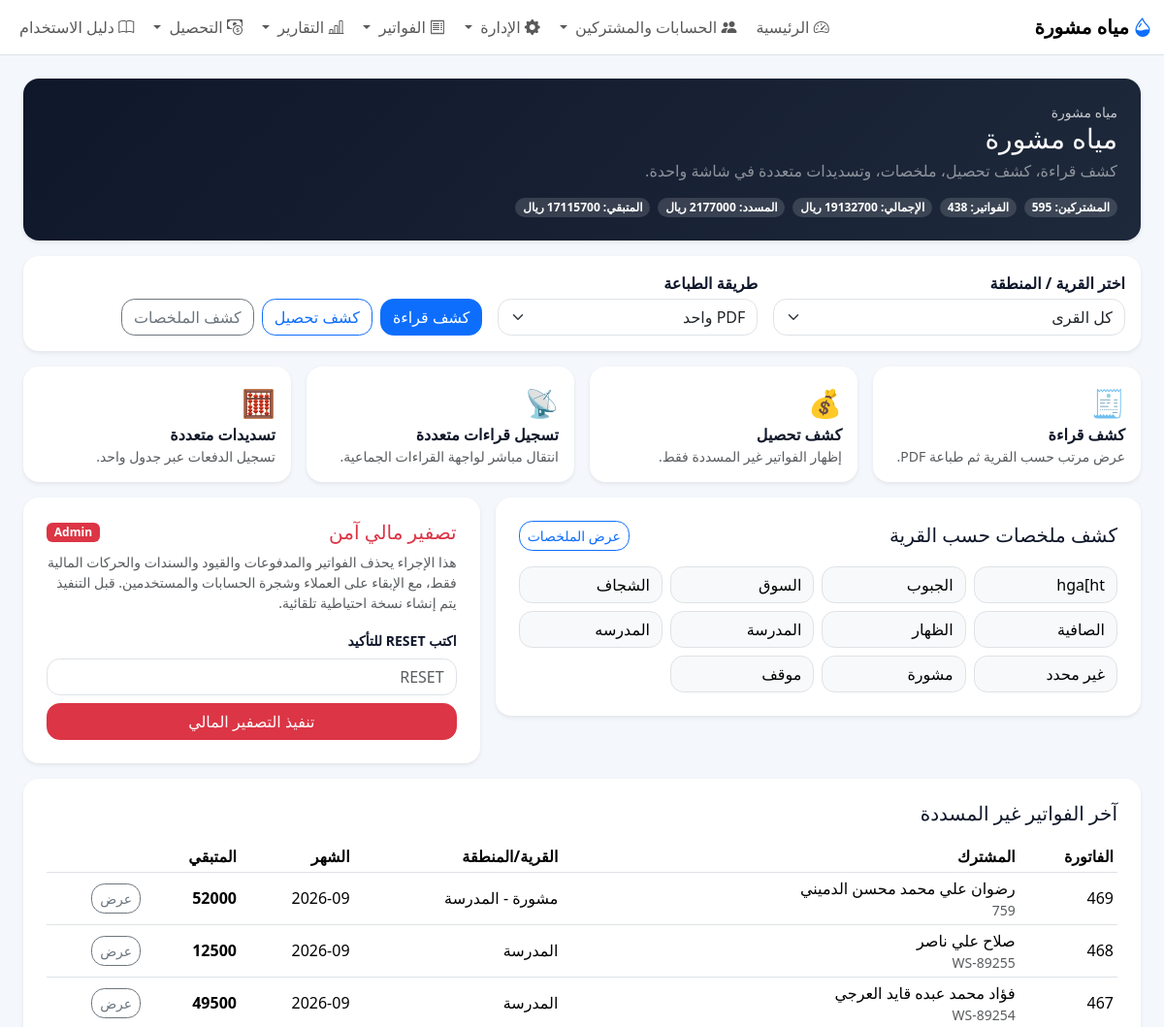
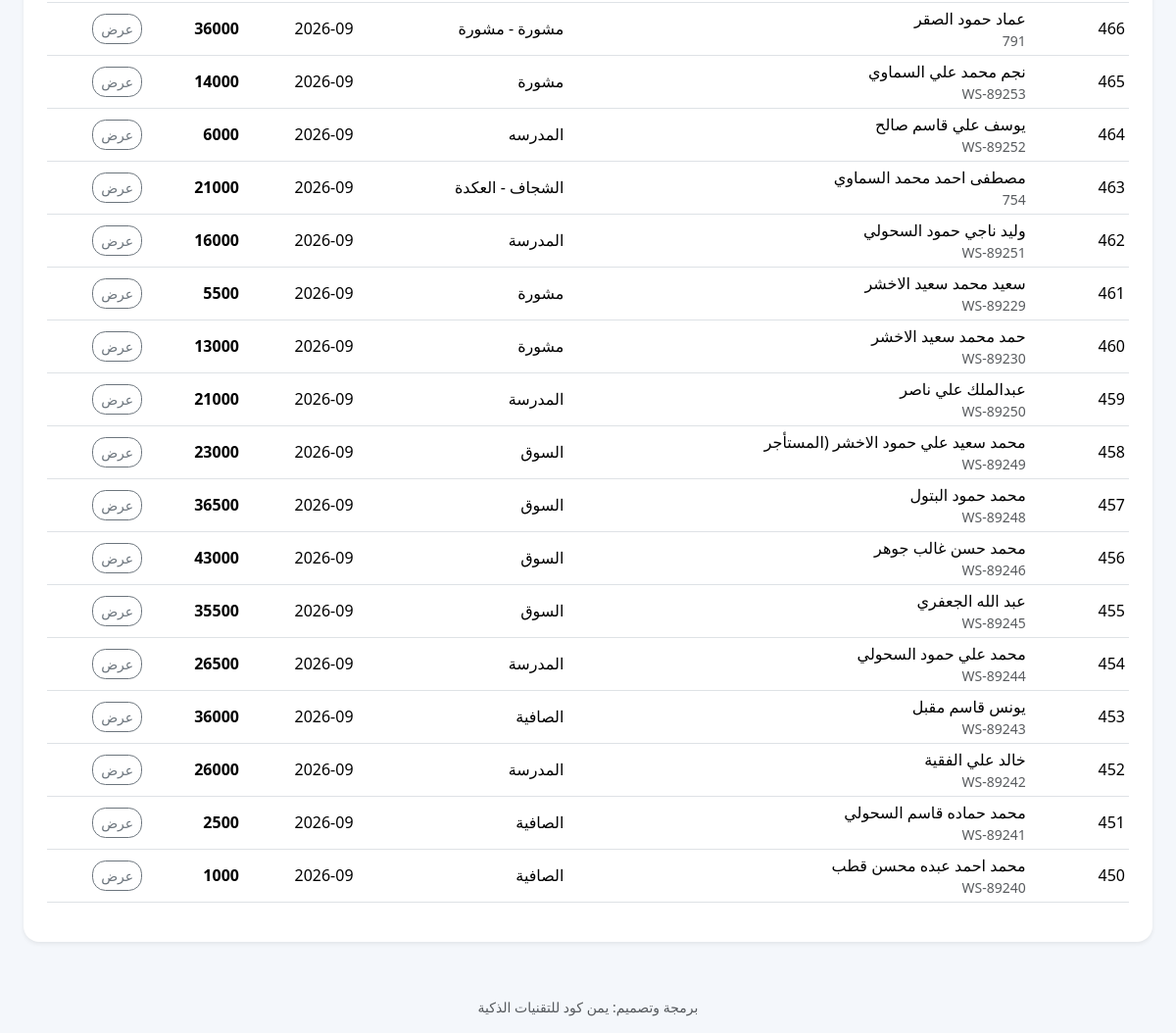
Screenshot of /manual-collection (signed in) with the database file from the repository (2 pictures, top to bottom).
### models.py (models this page shows)
class Base(DeclarativeBase):
    pass

class Settings(Base):
    __tablename__ = "settings"
    key: Mapped[str] = mapped_column(String, primary_key=True)
    value: Mapped[Optional[str]] = mapped_column(String, nullable=True)

class Invoice(Base):
    __tablename__ = "invoices"
    __table_args__ = (
        CheckConstraint("COALESCE(previous_reading, 0) >= 0", name="ck_invoice_previous_reading_nonnegative"),
        CheckConstraint("COALESCE(current_reading, 0) >= 0", name="ck_invoice_current_reading_nonnegative"),
        CheckConstraint("COALESCE(consumption, 0) >= 0", name="ck_invoice_consumption_nonnegative"),
        CheckConstraint("COALESCE(unit_price, 0) >= 0", name="ck_invoice_unit_price_nonnegative"),
        CheckConstraint("COALESCE(consumption_amount, 0) >= 0", name="ck_invoice_consumption_amount_nonnegative"),
        CheckConstraint("COALESCE(subscription_fee, 0) >= 0", name="ck_invoice_subscription_fee_nonnegative"),
        CheckConstraint("COALESCE(other_charges, 0) >= 0", name="ck_invoice_other_charges_nonnegative"),
        CheckConstraint("COALESCE(opening_balance, 0) >= 0", name="ck_invoice_opening_balance_nonnegative"),
        CheckConstraint("COALESCE(total_amount, 0) >= 0", name="ck_invoice_total_amount_nonnegative"),
        CheckConstraint("COALESCE(paid_amount, 0) >= 0", name="ck_invoice_paid_amount_nonnegative"),
        CheckConstraint("COALESCE(remaining_amount, 0) >= 0", name="ck_invoice_remaining_amount_nonnegative"),
        CheckConstraint("COALESCE(credit_amount, 0) >= 0", name="ck_invoice_credit_amount_nonnegative"),
    )
    id: Mapped[int] = mapped_column(Integer, primary_key=True)
    invoice_no: Mapped[int] = mapped_column(Integer, unique=True, nullable=False)
    subscriber_id: Mapped[Optional[int]] = mapped_column(ForeignKey("subscribers.id"))
    invoice_date: Mapped[Optional[str]] = mapped_column(String, nullable=True)
    month_label: Mapped[Optional[str]] = mapped_column(String, nullable=True)
    previous_reading: Mapped[Optional[float]] = mapped_column(Float, nullable=True)
    current_reading: Mapped[Optional[float]] = mapped_column(Float, nullable=True)
    previous_reading_date: Mapped[Optional[str]] = mapped_column(String, nullable=True)
    current_reading_date: Mapped[Optional[str]] = mapped_column(String, nullable=True)
    consumption: Mapped[Optional[float]] = mapped_column(Float, nullable=True)
    unit_price: Mapped[Optional[float]] = mapped_column(Float, nullable=True)
    consumption_amount: Mapped[Optional[float]] = mapped_column(Float, nullable=True)
    subscription_fee: Mapped[Optional[float]] = mapped_column(Float, nullable=True)
    other_charges: Mapped[Optional[float]] = mapped_column(Float, nullable=True)
    opening_balance: Mapped[Optional[float]] = mapped_column(Float, nullable=True)
    total_amount: Mapped[Optional[float]] = mapped_column(Float, nullable=True)
    credit_amount: Mapped[Optional[float]] = mapped_column(Float, nullable=True)
    paid_amount: Mapped[Optional[float]] = mapped_column(Float, nullable=True)
    remaining_amount: Mapped[Optional[float]] = mapped_column(Float, nullable=True)
    notes: Mapped[Optional[str]] = mapped_column(Text, nullable=True)
    created_by: Mapped[Optional[int]] = mapped_column(Integer, nullable=True)
    printed_by: Mapped[Optional[int]] = mapped_column(Integer, nullable=True)
    printed_at: Mapped[Optional[str]] = mapped_column(String, nullable=True)
    sent_by: Mapped[Optional[int]] = mapped_column(Integer, nullable=True)
    sent_at: Mapped[Optional[str]] = mapped_column(String, nullable=True)
    sent_count: Mapped[Optional[int]] = mapped_column(Integer, nullable=True, default=0)
    last_sent_channel: Mapped[Optional[str]] = mapped_column(String, nullable=True)
    journal_entry_id: Mapped[Optional[int]] = mapped_column(Integer, nullable=True)
    previous_arrears: Mapped[Optional[float]] = mapped_column(Float, nullable=True, default=0.0)
    created_at: Mapped[Optional[str]] = mapped_column(String, nullable=True)
    updated_at: Mapped[Optional[str]] = mapped_column(String, nullable=True)
    subscriber: Mapped[Optional[Subscriber]] = relationship(back_populates="invoices")
    payments: Mapped[list["Payment"]] = relationship(back_populates="invoice")

class Subscriber(Base):
    __tablename__ = "subscribers"
    id: Mapped[int] = mapped_column(Integer, primary_key=True)
    account_number: Mapped[str] = mapped_column(String, unique=True, nullable=False)
    name: Mapped[str] = mapped_column(String, nullable=False)
    meter_number: Mapped[Optional[str]] = mapped_column(String, nullable=True)
    phone: Mapped[Optional[str]] = mapped_column(String, nullable=True)
    village: Mapped[Optional[str]] = mapped_column(String, nullable=True)
    address: Mapped[Optional[str]] = mapped_column(String, nullable=True)
    default_unit_price: Mapped[Optional[str]] = mapped_column(String, nullable=True)
    default_subscription_fee: Mapped[Optional[str]] = mapped_column(String, nullable=True)
    last_reading: Mapped[Optional[float]] = mapped_column(Float, nullable=True)
    last_due_amount: Mapped[Optional[float]] = mapped_column(Float, nullable=True)
    last_paid_amount: Mapped[Optional[float]] = mapped_column(Float, nullable=True)
    active: Mapped[int] = mapped_column(Integer, nullable=False, default=1)
    notes: Mapped[Optional[str]] = mapped_column(Text, nullable=True)
    created_at: Mapped[Optional[str]] = mapped_column(String, nullable=True)
    updated_at: Mapped[Optional[str]] = mapped_column(String, nullable=True)
    invoices: Mapped[list["Invoice"]] = relationship(back_populates="subscriber")

### financial_fixes.py (the view)
@manual_collection_bp.route("/manual-collection")
@login_required
@role_required(["admin", "staff", "collector", "accountant", "manager", "technician"])
def manual_collection_home():
    db = get_db()
    ctx = _manual_collection_common_context(db, only_unpaid=False)
    latest_unpaid = db.execute(
        """
        SELECT i.id, i.invoice_no, i.invoice_date, i.month_label, i.remaining_amount,
               s.name subscriber_name, s.account_number, s.address
        FROM invoices i
        JOIN subscribers s ON s.id = i.subscriber_id
        WHERE COALESCE(i.remaining_amount, 0) > 0
        ORDER BY i.invoice_date DESC, i.id DESC
        LIMIT 20
        """
    ).fetchall()
    return render_template("manual_collection.html", latest_unpaid=latest_unpaid, **ctx)

### templates/manual_collection.html (shortened to what this page needs)
{% extends "base.html" %}
{% block content %}
<div class="container-fluid">
  <div class="card hero-card p-4 mb-3 rounded-4 shadow-sm">
    <div class="d-flex flex-wrap justify-content-between align-items-center gap-3">
      <div>
        <div class="opacity-75 small">{{ organization_name }}</div>
        <h3 class="mb-1">{{ project_name }}</h3>
        <div class="text-white-50">كشف قراءة، كشف تحصيل، ملخصات، وتسديدات متعددة في شاشة واحدة.</div>
      </div>
      <div class="d-flex flex-wrap gap-2">
        <span class="badge rounded-pill badge-soft">المشتركين: {{ total_subscribers }}</span>
        <span class="badge rounded-pill badge-soft">الفواتير: {{ total_invoices }}</span>
        <span class="badge rounded-pill badge-soft">الإجمالي: {{ "%.0f"|format(total_amount) }} {{ currency }}</span>
        <span class="badge rounded-pill badge-soft">المسدد: {{ "%.0f"|format(total_paid) }} {{ currency }}</span>
        <span class="badge rounded-pill badge-soft">المتبقي: {{ "%.0f"|format(total_remaining) }} {{ currency }}</span>
      </div>
    </div>
  </div>
  <div class="card rounded-4 p-3 mb-3 border-0 shadow-sm">
    <div class="row g-3 align-items-end">
      <div class="col-lg-4">
        <label class="form-label fw-semibold mb-1">اختر القرية / المنطقة</label>
        <select class="form-select" id="villageSelect">
          <option value="">كل القرى</option>
        </select>
      </div>
      <div class="col-lg-3">
        <label class="form-label fw-semibold mb-1">طريقة الطباعة</label>
        <select class="form-select" id="printMode">
          <option value="pdf">PDF واحد</option>
        </select>
      </div>
      <div class="col-lg-5 d-flex flex-wrap gap-2">
        <button type="button" class="btn btn-primary" id="readingsBtn">كشف قراءة</button>
        <button type="button" class="btn btn-outline-primary" id="collectionsBtn">كشف تحصيل</button>
        <a class="btn btn-outline-secondary" href="{{ url_for('manual_collection.manual_collection_summary') }}">كشف الملخصات</a>
      </div>
    </div>
  </div>
  <div class="row g-3 mb-3">
    <div class="col-md-3">
      <a href="{{ url_for('manual_collection.manual_collection_readings') }}" class="text-decoration-none">
        <div class="card action-card p-3 h-100 rounded-4 shadow-sm">
          <div class="fs-3">🧾</div>
          <div class="fw-bold">كشف قراءة</div>
          <div class="small text-muted">عرض مرتب حسب القرية ثم طباعة PDF.</div>
        </div>
      </a>
    </div>
    <div class="col-md-3">
      <a href="{{ url_for('manual_collection.manual_collection_collections') }}" class="text-decoration-none">
        <div class="card action-card p-3 h-100 rounded-4 shadow-sm">
          <div class="fs-3">💰</div>
          <div class="fw-bold">كشف تحصيل</div>
          <div class="small text-muted">إظهار الفواتير غير المسددة فقط.</div>
        </div>
      </a>
    </div>
    <div class="col-md-3">
      <a href="{{ url_for('invoices_bulk_readings') }}" class="text-decoration-none">
        <div class="card action-card p-3 h-100 rounded-4 shadow-sm">
          <div class="fs-3">📡</div>
          <div class="fw-bold">تسجيل قراءات متعددة</div>
          <div class="small text-muted">انتقال مباشر لواجهة القراءات الجماعية.</div>
        </div>
      </a>
    </div>
    <div class="col-md-3">
      <a href="{{ url_for('manual_collection.bulk_payments') }}" class="text-decoration-none">
        <div class="card action-card p-3 h-100 rounded-4 shadow-sm">
          <div class="fs-3">🧮</div>
          <div class="fw-bold">تسديدات متعددة</div>
          <div class="small text-muted">تسجيل الدفعات عبر جدول واحد.</div>
        </div>
      </a>
    </div>
  </div>
  <div class="row g-3 mb-3">
    <div class="col-lg-7">
      <div class="card p-4 rounded-4 shadow-sm">
        <div class="d-flex justify-content-between align-items-center flex-wrap gap-2 mb-3">
          <h5 class="mb-0">كشف ملخصات حسب القرية</h5>
          <a class="btn btn-outline-primary btn-sm" href="{{ url_for('manual_collection.manual_collection_summary') }}">عرض الملخصات</a>
        </div>
        <div class="row g-2">
          {% for village in village_names %}
          <div class="col-md-4 col-lg-3">
            <a class="btn btn-light border w-100 text-start" href="{{ url_for('manual_collection.manual_collection_readings', village=village) }}">{{ village }}</a>
          </div>
          {% endfor %}
        </div>
      </div>
    </div>
    <div class="col-lg-5">
      {% if g.user and g.user.role and g.user.role|lower == 'admin' %}
      <div class="card p-4 rounded-4 shadow-sm border-danger">
        <div class="d-flex justify-content-between align-items-center mb-2">
          <h5 class="mb-0 text-danger">تصفير مالي آمن</h5>
          <span class="badge text-bg-danger">Admin</span>
        </div>
        <p class="text-muted small mb-3">
          هذا الإجراء يحذف الفواتير والمدفوعات والقيود والسندات والحركات المالية فقط، مع الإبقاء على العملاء وشجرة الحسابات والمستخدمين.
          قبل التنفيذ يتم إنشاء نسخة احتياطية تلقائية.
        </p>
        <form method="post" action="{{ url_for('manual_collection.manual_collection_financial_reset') }}" class="row g-2">
          <div class="col-12">
            <label class="form-label small fw-semibold">اكتب RESET للتأكيد</label>
            <input class="form-control" name="confirm_text" placeholder="RESET">
          </div>
          <div class="col-12">
            <button class="btn btn-danger w-100" onclick="return confirm('هل أنت متأكد من تنفيذ التصفير المالي الآمن؟')">تنفيذ التصفير المالي</button>
          </div>
        </form>
      </div>
      {% endif %}
    </div>
  </div>
  <div class="card p-4 rounded-4 shadow-sm mb-3">
    <h5 class="mb-3">آخر الفواتير غير المسددة</h5>
    <div class="table-responsive">
      <table class="table table-sm align-middle">
        <thead>
          <tr>
            <th>الفاتورة</th>
            <th>المشترك</th>
            <th>القرية/المنطقة</th>
            <th>الشهر</th>
            <th>المتبقي</th>
            <th></th>
          </tr>
        </thead>
        <tbody>
          {% for inv in latest_unpaid %}
          <tr>
            <td>{{ inv.invoice_no }}</td>
            <td>{{ inv.subscriber_name }}<div class="small text-muted">{{ inv.account_number }}</div></td>
            <td>{{ inv.village or inv.address or '-' }}</td>
            <td>{{ inv.month_label or inv.invoice_date or '-' }}</td>
            <td class="fw-bold">{{ "%.0f"|format(inv.remaining_amount or 0) }}</td>
            <td><a class="btn btn-sm btn-outline-secondary" href="{{ url_for('invoice_detail', invoice_id=inv.id) }}">عرض</a></td>
          </tr>
          {% else %}
          <tr><td colspan="6" class="text-center text-muted py-4">لا توجد فواتير غير مسددة</td></tr>
          {% endfor %}
        </tbody>
      </table>
    </div>
  </div>
</div>
{% endblock %}

### templates/base.html (shortened to what this page needs)
<!doctype html>
<html lang="ar" dir="rtl" class="notranslate" translate="no" data-theme="{{ setting('ui_theme', 'light') }}">
<head>
  <link href="https://cdn.jsdelivr.net/npm/bootstrap@5.3.3/dist/css/bootstrap.rtl.min.css" rel="stylesheet">
  <link href="https://cdn.jsdelivr.net/npm/bootstrap-icons@1.11.3/font/bootstrap-icons.min.css" rel="stylesheet">
  <link rel="stylesheet" href="{{ url_for('static', filename='css/style.css') }}">
</head>
<body>
  <nav class="navbar navbar-expand-lg bg-white border-bottom sticky-top">
    <div class="container-fluid">
      <a class="navbar-brand" href="{{ url_for('index') }}">
        <i class="bi bi-droplet-half text-primary me-1"></i>{{ setting('project_name', app_name) }}
      </a>
      <div class="collapse navbar-collapse" id="nav">
        <ul class="navbar-nav ms-auto gap-1">
          {% if current_user %}
          <li class="nav-item"><a class="nav-link {% if request.endpoint=='index' %}active{% endif %}" href="{{ url_for('index') }}"><i class="bi bi-speedometer2"></i> الرئيسية</a></li>
          <li class="nav-item dropdown">
              <a class="nav-link dropdown-toggle "
                href="#"
                data-bs-toggle="dropdown">
                  <i class="bi bi-people-fill"></i> الحسابات والمشتركين
              </a>
          </li>
        {% if current_user %}
<li class="nav-item dropdown">
    <a class="nav-link dropdown-toggle {% if request.endpoint in ['employee_portal','staff_monitor','import_data','settings'] %}active{% endif %}"
       href="#"
       data-bs-toggle="dropdown">
        <i class="bi bi-gear-fill"></i> الإدارة
    </a>
</li>
{% endif %}
         <li class="nav-item dropdown">
            <a class="nav-link dropdown-toggle " href="#" data-bs-toggle="dropdown">
              <i class="bi bi-receipt"></i> الفواتير
            </a>
          </li>
          <li class="nav-item dropdown">
          <a class="nav-link dropdown-toggle " href="#" data-bs-toggle="dropdown">
          <i class="bi bi-bar-chart-line"></i> التقارير
          </a>
          </li>
            <li class="nav-item dropdown">
            <a class="nav-link dropdown-toggle {% if request.endpoint in ['arrears_report','collector_daily_report','collection_trip'] %}active{% endif %}"
               href="#" data-bs-toggle="dropdown">
              <i class="bi bi-cash-coin"></i> التحصيل
            </a>
          </li>
          <li class="nav-item">
            <a class="nav-link {% if request.endpoint=='user_manual' %}active{% endif %}"
               href="{{ url_for('user_manual') }}">
              <i class="bi bi-book"></i> دليل الاستخدام
            </a>
          </li>
         {% endif %}
        </ul>
      </div>
    </div>
  </nav>
  <main class="container-fluid py-3 py-lg-4">
    {% block content %}{% endblock %}
  </main>
  <footer class="container-fluid py-3 text-center small text-muted">
    برمجة وتصميم: يمن كود للتقنيات الذكية
  </footer>
</body>
</html>

### rows the page displays
Settings: value "مياه مشورة"
Settings: value "مياه مشورة"
Settings: value "ريال"
Invoice: invoice_no "469", subscriber_name "رضوان علي محمد محسن الدميني", account_number "759", address "مشورة - المدرسة", month_label "2026-09", remaining_amount "52000"
Invoice: invoice_no "468", subscriber_name "صلاح علي ناصر", account_number "WS-89255", address "المدرسة", month_label "2026-09", remaining_amount "12500"
Invoice: invoice_no "467", subscriber_name "فؤاد محمد عبده قايد العرجي", account_number "WS-89254", address "المدرسة", month_label "2026-09", remaining_amount "49500"
Invoice: invoice_no "466", subscriber_name "عماد حمود الصقر", account_number "791", address "مشورة - مشورة", month_label "2026-09", remaining_amount "36000"
Invoice: invoice_no "465", subscriber_name "نجم محمد علي السماوي", account_number "WS-89253", address "مشورة", month_label "2026-09", remaining_amount "14000"
Invoice: invoice_no "464", subscriber_name "يوسف علي قاسم صالح", account_number "WS-89252", address "المدرسه", month_label "2026-09", remaining_amount "6000"
Invoice: invoice_no "463", subscriber_name "مصطفى احمد محمد السماوي", account_number "754", address "الشجاف - العكدة", month_label "2026-09", remaining_amount "21000"
Invoice: invoice_no "462", subscriber_name "وليد ناجي حمود السحولي", account_number "WS-89251", address "المدرسة", month_label "2026-09", remaining_amount "16000"
Invoice: invoice_no "461", subscriber_name "سعيد محمد سعيد الاخشر", account_number "WS-89229", address "مشورة", month_label "2026-09", remaining_amount "5500"
Invoice: invoice_no "460", subscriber_name "حمد محمد سعيد الاخشر", account_number "WS-89230", address "مشورة", month_label "2026-09", remaining_amount "13000"
Invoice: invoice_no "459", subscriber_name "عبدالملك علي ناصر", account_number "WS-89250", address "المدرسة", month_label "2026-09", remaining_amount "21000"
Invoice: invoice_no "458", subscriber_name "محمد سعيد علي حمود الاخشر (المستأجر", account_number "WS-89249", address "السوق", month_label "2026-09", remaining_amount "23000"
Invoice: invoice_no "457", subscriber_name "محمد حمود البتول", account_number "WS-89248", address "السوق", month_label "2026-09", remaining_amount "36500"
Invoice: invoice_no "456", subscriber_name "محمد حسن غالب جوهر", account_number "WS-89246", address "السوق", month_label "2026-09", remaining_amount "43000"
Invoice: invoice_no "455", subscriber_name "عبد الله الجعفري", account_number "WS-89245", address "السوق", month_label "2026-09", remaining_amount "35500"
Invoice: invoice_no "454", subscriber_name "محمد علي حمود السحولي", account_number "WS-89244", address "المدرسة", month_label "2026-09", remaining_amount "26500"
Invoice: invoice_no "453", subscriber_name "يونس قاسم مقبل", account_number "WS-89243", address "الصافية", month_label "2026-09", remaining_amount "36000"
Invoice: invoice_no "452", subscriber_name "خالد علي الفقية", account_number "WS-89242", address "المدرسة", month_label "2026-09", remaining_amount "26000"
Invoice: invoice_no "451", subscriber_name "محمد حماده قاسم السحولي", account_number "WS-89241", address "الصافية", month_label "2026-09", remaining_amount "2500"
Invoice: invoice_no "450", subscriber_name "محمد احمد عبده محسن قطب", account_number "WS-89240", address "الصافية", month_label "2026-09", remaining_amount "1000"

### other values shown
{{ total_subscribers }} "595"
{{ total_invoices }} "438"
{{ "%.0f"|format(total_amount) }} "19132700"
{{ "%.0f"|format(total_paid) }} "2177000"
{{ "%.0f"|format(total_remaining) }} "17115700"
{{ village }} "hga[ht" "الجبوب" "السوق" "الشجاف" "الصافية" "الظهار" "المدرسة" "المدرسه" "غير محدد" "مشورة" "موقف"
